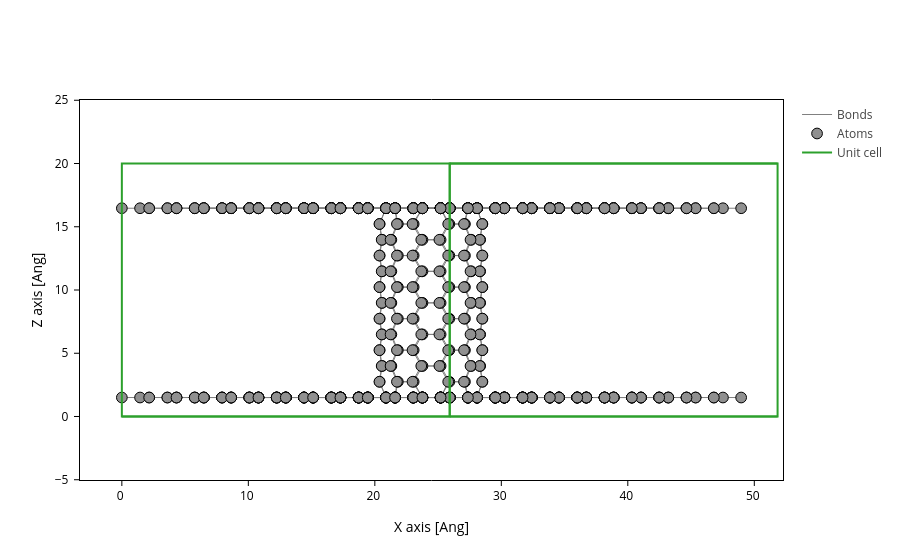

Notebook source saved alongside this figure:
### Code cell
gr_cnt_gr.plot(axes="xz")

### Figure 1 — Plotly figure (JSON) as saved in the notebook; plotly's stock layout.template omitted (floating-point values rounded to 4 significant figures; data arrays with more than 128 entries replaced by an {"elided": "..."} marker saying what was removed)
{"data": [{"line": {"color": "gray", "width": 1}, "meta": {}, "mode": "lines", "name": "Bonds", "opacity": 1, "type": "scatter", "x": {"elided": "20538 float values"}, "y": {"elided": "20538 float values"}}, {"marker": {"color": "#909090", "line": {"color": "black", "width": 1}, "opacity": 1, "size": 10.72}, "meta": {}, "mode": "markers", "name": "Atoms", "opacity": 1, "type": "scatter", "x": {"elided": "684 float values"}, "y": {"elided": "684 float values"}}, {"meta": {}, "mode": "lines", "name": "Unit cell", "type": "scatter", "x": [0.0, 25.92, 51.84, 51.84, 25.92, 25.92, NaN, 25.92, 0.0, 0.0, 25.92, 25.92, 0.0, NaN, 51.84, 25.92, NaN, 51.84, 25.92], "y": [0.0, 0.0, 0.0, 20.0, 20.0, 0.0, NaN, 20.0, 20.0, 0.0, 0.0, 20.0, 20.0, NaN, 0.0, 0.0, NaN, 20.0, 20.0]}], "layout": {"scene": {"aspectmode": "data", "xaxis": {"title": {"text": "X axis [Ang]"}}, "yaxis": {"title": {"text": "Z axis [Ang]"}}}, "xaxis": {"scaleanchor": "y", "scaleratio": 1, "title": {"text": "X axis [Ang]"}}, "yaxis": {"title": {"text": "Z axis [Ang]"}}}}
